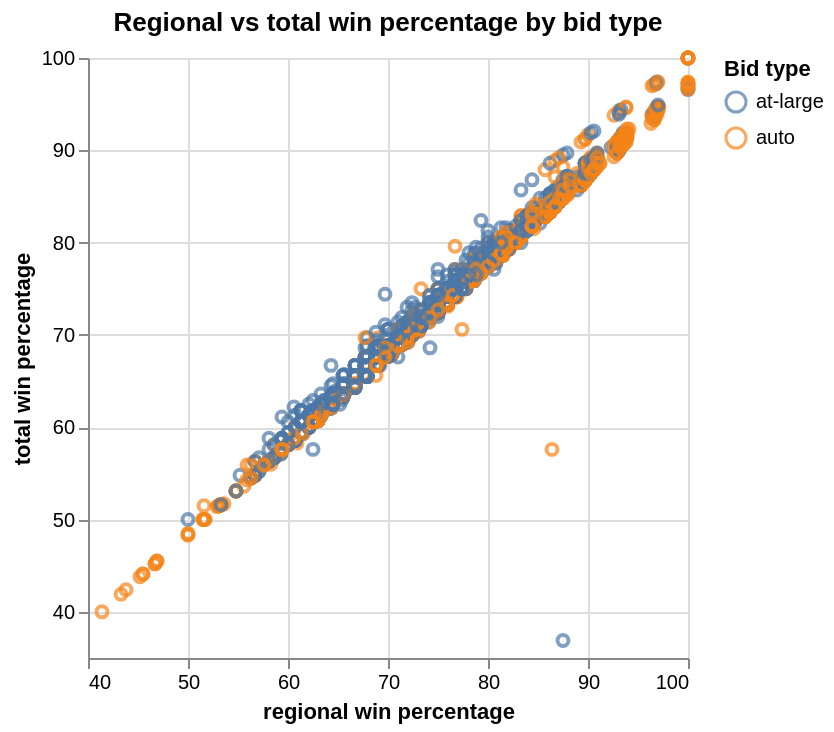

Write notebook code for a chart like this one.
### Markdown cell above
Visualization 1: This scatterplot shows the relationship between regional win pecentage and total win percentage with points coloured by bid type. Since my research questions asks whether win percentages can predict bid type, this plot shows whether two bid types occupy different regions of the prediction space.

### Code cell
### EDIT THIS CODE CELL FOR VISUALIZATION 1###
Vis1 = alt.Chart(
    NCAA_Data,
    title="Regional vs total win percentage by bid type").mark_point().encode(
    x=alt.X("reg_wins_pct").scale(zero=False).title("regional win percentage"),
    y=alt.Y("total_wins_pct").scale(zero=False).title("total win percentage"),
    color=alt.Color("bid")
        .title("Bid type"),
)

Vis1

### Figure 1 — Vega-Lite specification as saved in the notebook (floating-point values rounded to 4 significant figures; data arrays with more than 128 entries replaced by an {"elided": "..."} marker saying what was removed)
{"config": {"view": {"continuousWidth": 300, "continuousHeight": 300}}, "data": {"name": "data-e8eb5d35a41f5d821184f5fe7755d75c"}, "mark": {"type": "point"}, "encoding": {"color": {"field": "bid", "title": "Bid type", "type": "nominal"}, "x": {"field": "reg_wins_pct", "scale": {"zero": false}, "title": "regional win percentage", "type": "quantitative"}, "y": {"field": "total_wins_pct", "scale": {"zero": false}, "title": "total win percentage", "type": "quantitative"}}, "title": "Regional vs total win percentage by bid type", "$schema": "https://vega.github.io/schema/vega-lite/v5.20.1.json", "datasets": {"data-e8eb5d35a41f5d821184f5fe7755d75c": {"elided": "2092 records"}}}
